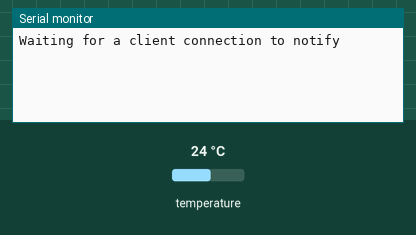
A sketch run on a simulated ESP32. On the bench: the last lines printed to the serial monitor. Inputs (shaded band) come from the test bench; at power-on: temperature 24 °C. Nothing arrives over Bluetooth unless stated; a phone connects over Bluetooth LE 3 s after start.

Above: at 1.3 s.
1.4 s: temperature set to 12 °C
At 3.5 s:
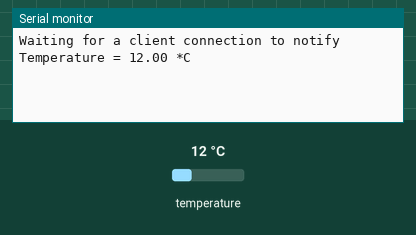
4.4 s: temperature set to 19 °C
At 5.0 s:
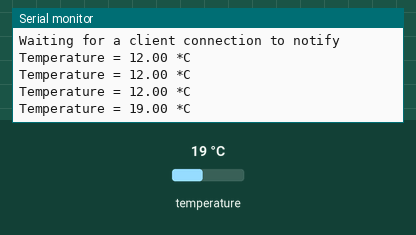

Measured:
- after the input at 1.4 s, the serial monitor: prints a new line after 1.7 s (image 1)
- after the input at 4.4 s, the serial monitor: prints a new line after 0.21 s (image 2)

The sketch:

BME.ino.ino
```cpp
#include <Arduino.h>
#include <Adafruit_Sensor.h>
#include <Adafruit_BME280.h>

#include <BLEDevice.h>
#include <BLEUtils.h>
#include <BLEServer.h>
#include <BLE2902.h>

BLECharacteristic *pCharacteristic;
bool deviceConnected = false;

#define SERVICE_UUID        "4fafc201-1fb5-459e-8fcc-c5c9c331914b"
#define CHARACTERISTIC_UUID "beb5483e-36e1-4688-b7f5-ea07361b26a8"

class MyServerCallbacks: public BLEServerCallbacks {
  void onConnect(BLEServer* pServer){
    deviceConnected = true;
  };
  void onDisconnect(BLEServer* pServer){
    deviceConnected = false;
  }
};

Adafruit_BME280 bme;

float temperature, humidity, pressure, altitude;

#define SEALEVELPRESSURE_HPA (1050)

void setup() {
  // put your setup code here, to run once:
  Serial.begin(115200);
  delay(100);
  bme.begin(0x76);

  BLEDevice::init("MyESP32");
  // BLE Server
  BLEServer *pServer = BLEDevice::createServer();
  pServer->setCallbacks(new MyServerCallbacks());

  BLEService *pService = pServer->createService(SERVICE_UUID);

  pCharacteristic= pService->createCharacteristic(
                                         CHARACTERISTIC_UUID,
                                         BLECharacteristic::PROPERTY_NOTIFY
                                       );
  pCharacteristic->addDescriptor(new BLE2902());

  pService->start();

  pServer->getAdvertising()->start();

  Serial.println("Waiting for a client connection to notify");
}

void loop() {
  // put your main code here, to run repeatedly:
  if (deviceConnected){
    temperature = bme.readTemperature();

    char txString[8];
    dtostrf(temperature,1,2,txString);

    pCharacteristic->setValue(txString);

    pCharacteristic->notify();
    Serial.print("Temperature = ");
    Serial.print(bme.readTemperature());
    Serial.println(" *C");

   delay(500);
  }
}
```
